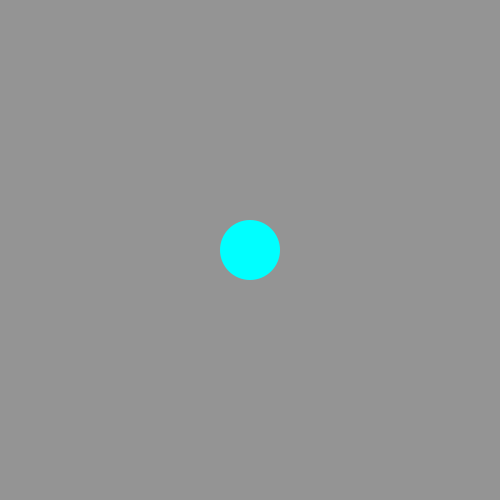
Frame 1 (no input)
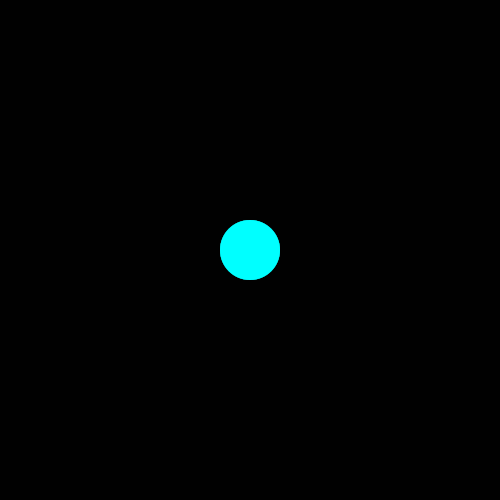
Frame 60 (the mouse pressed at the canvas centre just before this capture)
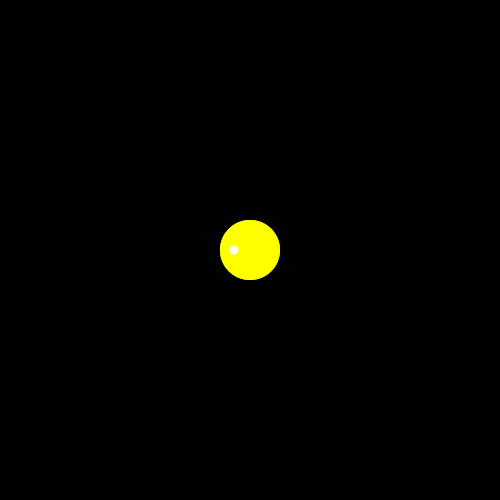
Frame 120 (the mouse held since frame 60 and released just before this capture)

The Processing sketch that drew these frames (run headless with seeded random() and noise(); from frame 60 on, the mouse is pressed at the canvas centre):

// Processing sketch: force_attraction4
// ── force_attraction4.pde
// The Nature of Code
// Daniel Shiffman
// http://natureofcode.com

int num = 15; 
ArrayList<Mover> movers; 
Attractor a; 

void setup(){
   size(500, 500); 
    
   movers = new ArrayList<Mover>(); 
   a = new Attractor(); 
   noStroke(); 
   smooth(); 
}

void draw(){
  fill(0, 70); 
  rect(0, 0, width, height); 
  
  
  a.display(); 
  a.drag();
  a.hover(mouseX, mouseY);

  for(int i = 0; i< movers.size(); i++){
    Mover m = movers.get(i); 
    PVector force = a.attract(m);
    m.applyForce(force); 
    m.update(); 
    m.display(); 
    
    if(m.position.y < 0 || m.position.y > height || m.position.x < 0 || m.position.x > width){
      movers.remove(i); 
    }
  }
  
}

void mousePressed() {
  a.clicked(mouseX, mouseY);
  movers.add(new Mover(random(.1, .5), mouseX, mouseY)); 
}


void mouseReleased() {
  a.stopDragging();
}
// ── Attractor.pde
class Attractor{
  float mass; //the weight of the object based on size
  float G; //gravitational force
  PVector position; 
  PVector dragOffset; 
  
  //booleans to detect if attractor is being clicked and dragged
  boolean rollover = false; 
  boolean dragging = false; 
  Attractor(){
    position = new PVector(width/2, height/2); //setting up the initial position for our
    //acctractor 
    
    mass = 30; 
    G = .98; 
    dragOffset = new PVector(0.0, 0.0); 
  }
  
   //we are calling our Mover class inside of our Attractor class
   //calculating the force of our attraction here and storing it in a PVector
  PVector attract(Mover m){
    //using the subtract method to calculate the distance between our attractor position
    //and the position of our mover
     PVector force = PVector.sub(position, m.position); 
     
     //using the magnitude method to get the magnitude of our vector (does not include direction)
     float d = force.mag(); 
     
     //constraining the maximum distance that our movers can go
     d = constrain(d, 5.0, 25.0); 
     force.normalize(); //remember magintude only returns a value; we need to normalize the vector
     //to get the direction of the force vector
     float strength = (G* mass * m.mass) / (d*d); //calculating the strength of our gravitational pull
     force.mult(strength); //our final force vector is --> magnitude * direction
     return force; //we return the value of our force here and store it in our attract PVector
  }
    // Method to display
  void display() {
    ellipseMode(CENTER);
    //fill(0, 100, 100); 
    if (dragging){
      fill (255, 255, 0);
    }
    else if (rollover){
      fill(100);
      fill(255, 150, 0); 
    }
    else{
      fill(0, 255, 255); 
    }
    ellipse(position.x,position.y,mass*2,mass*2);
  }
  
  void clicked(int mX, int mY){
    float d = dist(mX, mY, position.x, position.y); //calculating the position between the 
    //mouse and the attractor
    if(d < mass){ //if the distances is smaller than the size of the attractor
      dragging = true; 
      dragOffset.x = position.x - mX; //offsetting the position of attractor based on mouse
      dragOffset.y = position.y - mY; 
    } 
  }
  
void hover(int mx, int my) {
    float d = dist(mx,my,position.x,position.y);
    if (d < mass) {
      rollover = true;
    } 
    else {
      rollover = false;
    }
  }

  void stopDragging() {
    dragging = false;
  }

  void drag() {
    //if dragging is true, set the position of the attractor based on your mouse position
    if (dragging) {
      position.x = mouseX + dragOffset.x;
      position.y = mouseY + dragOffset.y;
    }
  }

}
// ── Mover.pde
class Mover{
  PVector position; 
  PVector velocity; 
  PVector acceleration; 
  float mass; 
  
  Mover(float m, float x, float y){
    mass = m; 
    position = new PVector(x, y); 
    velocity = new PVector(1, 0); 
    acceleration = new PVector(0, 0); 
    
  }
  
  void applyForce(PVector force){
    PVector f = PVector.div(force, mass); // applying force based on the mass of our objects
    acceleration.add(f); //adding the force based on mass to the acceleration of our mover
  }
  
  void update(){
    velocity.add(acceleration); 
    position.add(velocity); 
    acceleration.mult(0); //clearing the acceleration; otherwise would accelerate infinitely
  }

  void display(){
    fill(255); 
    ellipse(position.x, position.y, mass*25, mass*25); 
  }
}
